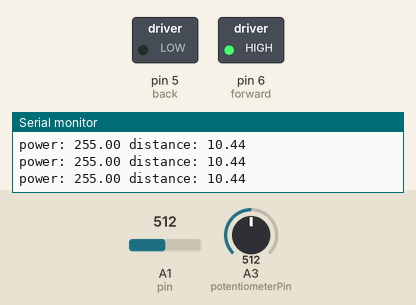
Simulated run of this program. Board: Arduino Uno, built with avr-gcc and run on an emulated ATmega328P. On the bench: switched loads named in the program (green lamp = pin HIGH), the last lines printed to the serial monitor. Inputs (shaded band) come from the test bench; at power-on: A1 (pin) = 512, A3 (potentiometerPin) = 512. Pins used as bus, display or sensor lines are not drawn.

Above: at 1.2 s.
1.3 s: A1 (pin) set to 333
4.3 s: A1 (pin) set to 322
At 5.6 s:
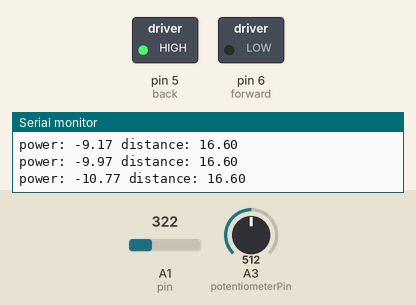
6.6 s: A3 (potentiometerPin) set to 476
8.1 s: A3 (potentiometerPin) set to 450
9.6 s: A3 (potentiometerPin) set to 640
11.1 s: A3 (potentiometerPin) set to 667
At 15.7 s:
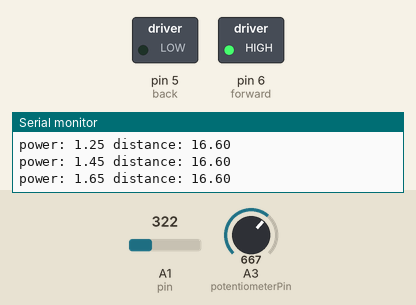
Timing chart, 0 to 16.9 s (numbered marks = the images above; inputs shaded):
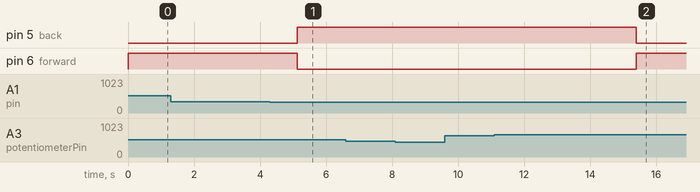

Measured:
- the behaviour switches between 323 and 322 on A1 (pin) (found by bisection; images 0 and 1)
- the behaviour switches between 650 and 651 on A3 (potentiometerPin) (found by bisection; images 1 and 2)
- after the input at 4.3 s, pin 5 (back): LOW → HIGH after 0.82 s; pin 6 (forward): HIGH → LOW after 0.82 s
- after the input at 11.1 s, pin 5 (back): HIGH → LOW after 4.3 s; pin 6 (forward): LOW → HIGH after 4.3 s

The program:

main.cpp
```cpp
#include <Arduino.h>
const int pin = A1;
const int forward = 6;
const int back = 5;
const int powerPin = 9;
const int potentiometerPin = A3;
double target = 9.8;


// Constants for the PID control
const float kP = 60;
const float kI = 0.5;
const float kD = 7;

// Variables to store the error values and integral
float error;
float prevError;
float integral;

double pid(float target, float current)
{
  // Calculate the error
  error = target - current;

  // Calculate the integral
  integral += error;

  // Calculate the derivative
  float derivative = error - prevError;

  // Calculate the power
  double power = kP * error + kI * integral + kD * derivative;

  // Store the error for the next iteration
  prevError = error;

  return power;
}


void setup()
{
  // put your setup code here, to run once:
  pinMode(pin, INPUT);
  pinMode(potentiometerPin, INPUT);
  Serial.begin(9600);
  pinMode(powerPin, OUTPUT);
  pinMode(back, OUTPUT);
  pinMode(forward, OUTPUT);
}

void loop()
{

  target = map(analogRead(potentiometerPin), 0, 1023, 10.7, 21);
  delay(1);
  double val = analogRead(pin);
  double sensor = exp(8.5841 - log(val)); // worked out from datasheet graph
  double dis = 0;
  // slow down serial port
  for (int i = 0; i < 10; i++)
  {
    dis = dis + sensor;
  }
  dis = dis / 10;
  double power = pid(target, dis) + 70;
  if (power >= 255)
      power = 255;


  if (power > 0)
  {
    digitalWrite(forward, HIGH);
    digitalWrite(back, LOW);
  }
  else
  {
    digitalWrite(forward, LOW);
    digitalWrite(back, HIGH);
  }
  analogWrite(powerPin, power);
  Serial.print("power: ");
  Serial.print(power);
  Serial.print(" distance: ");
  Serial.println(dis);
}
```

LED.cpp
```cpp
// #include <Arduino.h>

// class LED
// {
// public:
//     LED(int red, int green, int blue);
//     void init();
//     enum Color
//     {
//         RED,
//         GREEN,
//         BLUE,
//         WHITE,
//         NOTHING
//     };

//     void setColor(Color color);

// private:
//     int red;
//     int green;
//     int blue;
//     Color color;
// };

// LED::LED(int red, int green, int blue)
// {
//     this->red = red;
//     this->green = green;
//     this->blue = blue;
// }

// void LED::init()
// {
//     pinMode(red, OUTPUT);
//     pinMode(green, OUTPUT);
//     pinMode(blue, OUTPUT);
// }

// void LED::setColor(Color color)
// {
//     this->color = color;
//     switch (color)
//     {
//     case RED:
//         digitalWrite(red, HIGH);
//         digitalWrite(green, LOW);
//         digitalWrite(blue, LOW);
//         break;
//     case GREEN:
//         digitalWrite(red, LOW);
//         digitalWrite(green, HIGH);
//         digitalWrite(blue, LOW);
//         break;
//     case BLUE:
//         digitalWrite(red, LOW);
//         digitalWrite(green, LOW);
//         digitalWrite(blue, HIGH);
//         break;
//     case WHITE:
//         digitalWrite(red, HIGH);
//         digitalWrite(green, HIGH);
//         digitalWrite(blue, HIGH);
//         break;
//     case NOTHING:
//         digitalWrite(red, LOW);
//         digitalWrite(green, LOW);
//         digitalWrite(blue, LOW);
//         break;
//     default:
//         break;
//     }
// }
```

Motor.cpp
```cpp
// #include <Arduino.h>
// #include <PID.cpp>

// class Motor {
//   public:
//     Motor(int forwardPin, int reversePin, float motorPerPhysicalUnitsRatio);
//     void setPosition(float wantedPosition);
//   private:
// int forwardPin;
// int reversePin;
// float motorPerPhysicalUnitsRatio;
// float power;
// };

// Motor::Motor(int forwardPin, int reversePin, float motorPerPhysicalUnitsRatio) {
//     this->forwardPin = forwardPin;
//     this->reversePin = reversePin;
//     this->motorPerPhysicalUnitsRatio = motorPerPhysicalUnitsRatio;

// }


// void Motor::setPosition(float wantedPosition){

// }
```

PID.cpp
```cpp
// #include <Arduino.h>

// class PID {
//   public:
//     PID(float kp, float ki, float kd, float minOutput, float maxOutput);
//     void setTarget(float target);
//     void setConstants(float kp, float ki, float kd);
//     void setOutputLimits(float minOutput, float maxOutput);
//     void setTimeStep(unsigned long timeStep);
//     void reset();
//     float update(float currentValue);
//   private:
//     float kp;
//     float ki;
//     float kd;
//     float minOutput;
//     float maxOutput;
//     float target;
//     float integral;
//     float lastError;
//     unsigned long timeStep;
//     unsigned long lastUpdateTime;
// };

// PID::PID(float kp, float ki, float kd, float minOutput, float maxOutput) {
//   this->kp = kp;
//   this->ki = ki;
//   this->kd = kd;
//   this->minOutput = minOutput;
//   this->maxOutput = maxOutput;
//   this->target = 0;
//   this->integral = 0;
//   this->lastError = 0;
//   this->timeStep = 0;
//   this->lastUpdateTime = 0;
// }

// void PID::setTarget(float target) {
//   this->target = target;
// }

// void PID::setConstants(float kp, float ki, float kd) {
//   this->kp = kp;
//   this->ki = ki;
//   this->kd = kd;
// }

// void PID::setOutputLimits(float minOutput, float maxOutput) {
//   this->minOutput = minOutput;
//   this->maxOutput = maxOutput;
// }

// void PID::setTimeStep(unsigned long timeStep) {
//   this->timeStep = timeStep;
// }

// void PID::reset() {
//   this->integral = 0;
//   this->lastError = 0;
//   this->lastUpdateTime = 0;
// }

// float PID::update(float currentValue) {
//   unsigned long currentTime = millis();
//   if (this->lastUpdateTime == 0) {
//     this->lastUpdateTime = currentTime;
//     return 0;
//   }
//   float dt = (currentTime - this->lastUpdateTime) / 1000.0;
//   float error = this->target - currentValue;
//   this->integral += error * dt;
//   float derivative = (error - this->lastError) / dt;
//   this->lastError = error;
//   this->lastUpdateTime = currentTime;
//   float output = this->kp * error + this->ki * this->integral + this->kd * derivative;
//   if (output > this->maxOutput) {
//     output = this->maxOutput;
//   } else if (output < this->minOutput) {
//     output = this->minOutput;
//   }
//   return output;
// }
```
